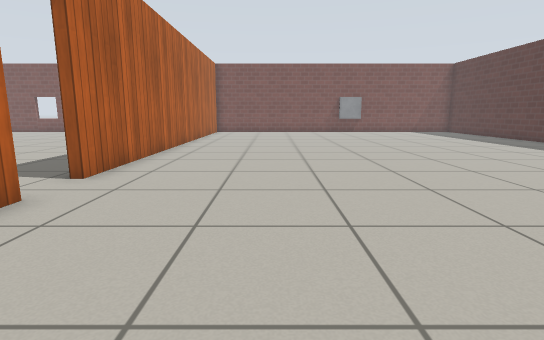
View 1 (above)

16 first-person views from a walk through a world built for the Gazebo simulator. The camera is 0.72 m above the floor, tilts 10° down and sees 80° across. The floor is counted in squares, 0.5 m on a side. Each view is taken from the middle of a square. On the plan, view 1 faces up. The plan holds only what a view shows up to about 15 squares ahead; the rest is blank. The robots in the file are not drawn. Simple patterns stand in for the simulator's built-in surfaces.

View 2
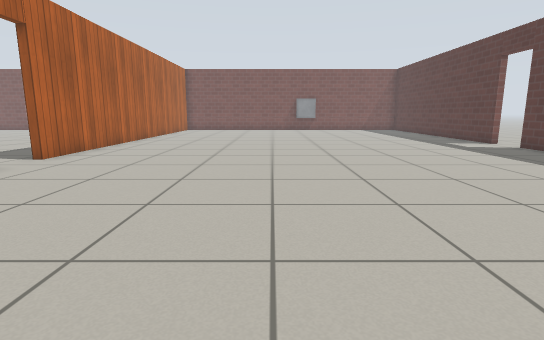

View 3
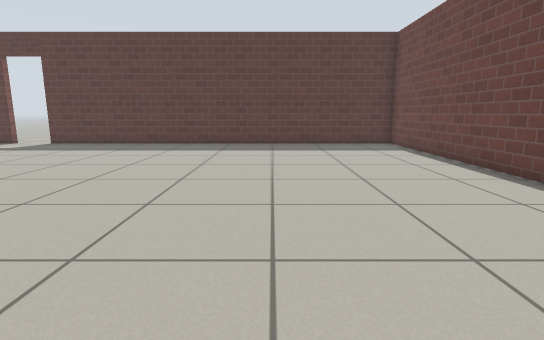

View 4
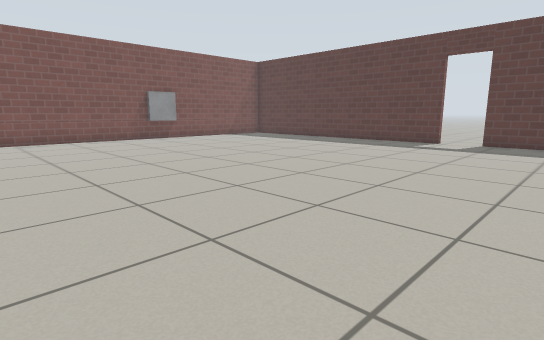

View 5
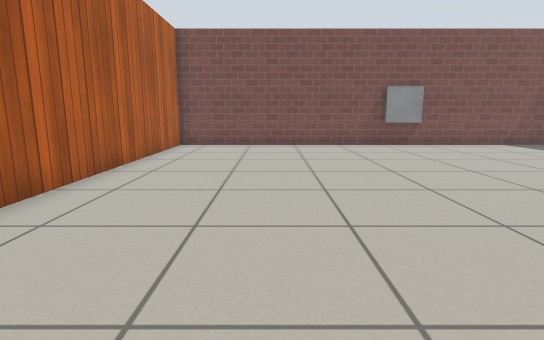

View 6
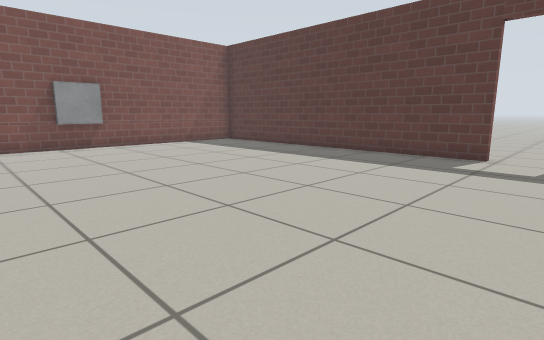

View 7
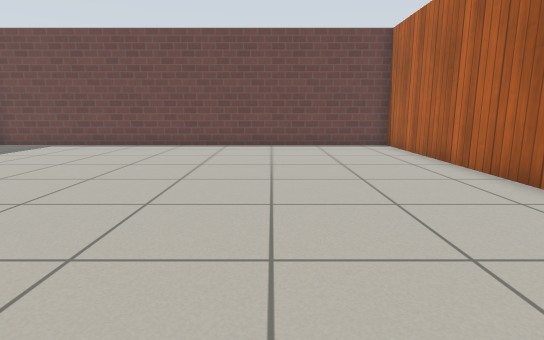

View 8
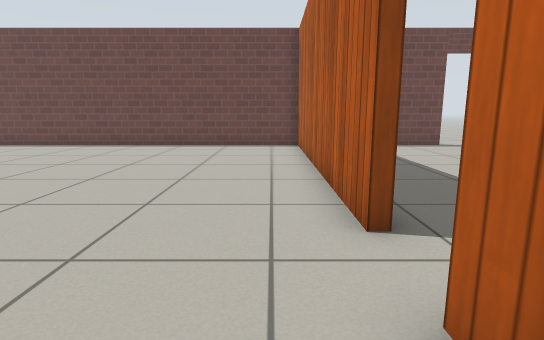

View 9
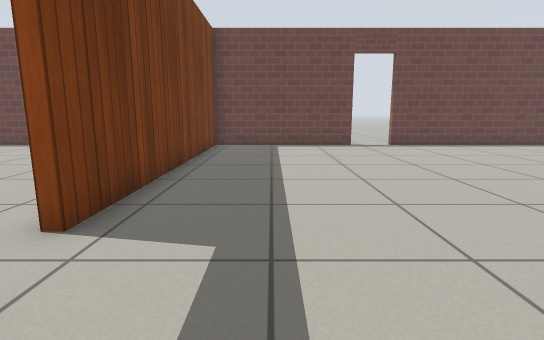

View 10
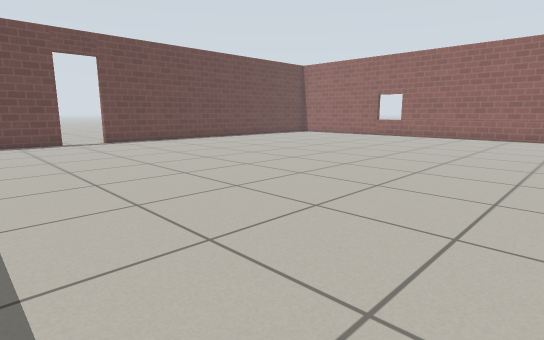

View 11
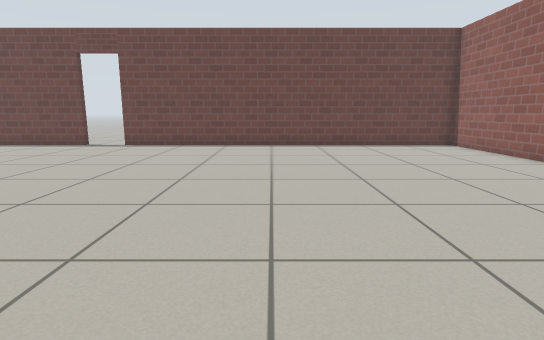

View 12
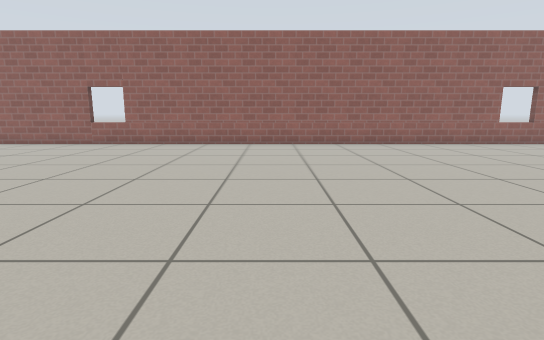

View 13
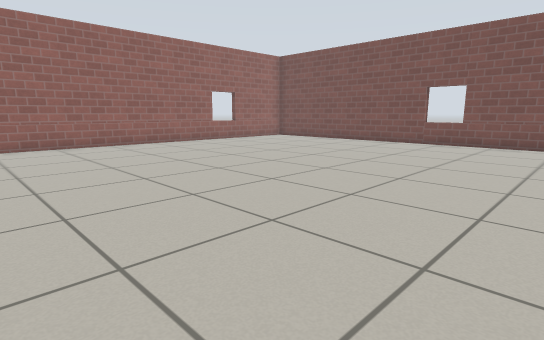

View 14
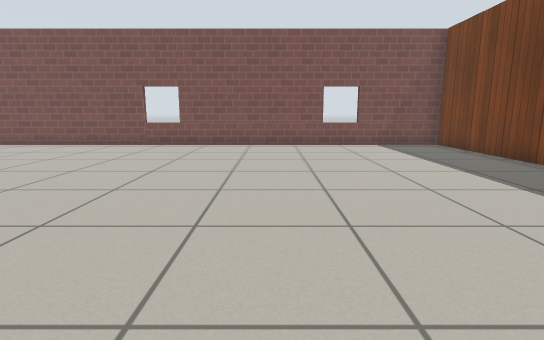

View 15
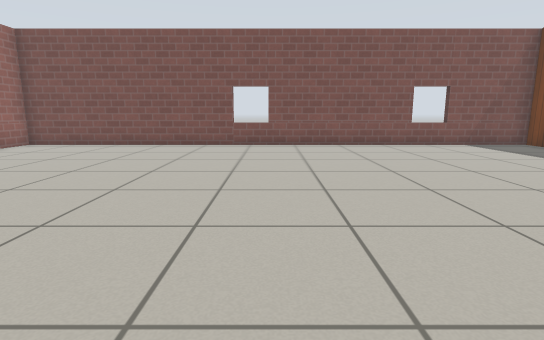

View 16
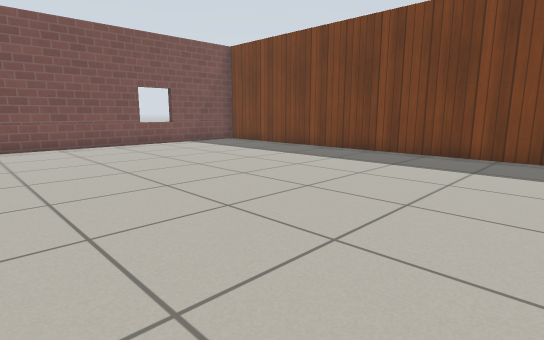

### Floor plan
Ten units are one square. View 1 is at (0, 0); x grows to the right and y downward. Boxes are objects, and circles mark ways between rooms. Rooms are numbered by the first view taken in them; rooms with no view inside come last. Other rooms are left out.
<svg viewBox="-276 -253 416 318">
<path fill="none" stroke="#000" d="M-42 -53 -42 56 133 56 133 -105M133 -122 133 -207M124 -248 -42 -248 -42 -70M-45 -109 -45 -248 -271 -248 -271 -231M-271 -216 -271 56 -123 56M-106 56 -45 56 -45 -53"/>
<circle cx="-40" cy="-65" r="3" fill="#2a7"/>
<text x="40" y="-100">1</text>
<text x="-160" y="-100">2</text>
</svg>
Room 1 opens to room 2.

Where each view was taken, in squares from view 1:
view 1: 0 up, 0 right, facing up
view 2: 3 down, 3 right, facing up
view 3: 0 up, 2 left, facing right
view 4: 7 up, 3 left, facing up-right
view 5: 10 up, 0 right, facing up
view 6: 10 up, 2 right, facing up-right
view 7: 9 up, 1 right, facing down
view 8: 9 up, 3 left, facing down
view 9: 9 up, 7 left, facing down
view 10: 11 up, 7 left, facing down-left
view 11: 9 up, 19 left, facing down
view 12: 9 up, 12 left, facing left
view 13: 9 up, 12 left, facing up-left
view 14: 10 up, 12 left, facing up
view 15: 10 up, 16 left, facing up
view 16: 10 up, 16 left, facing up-right
